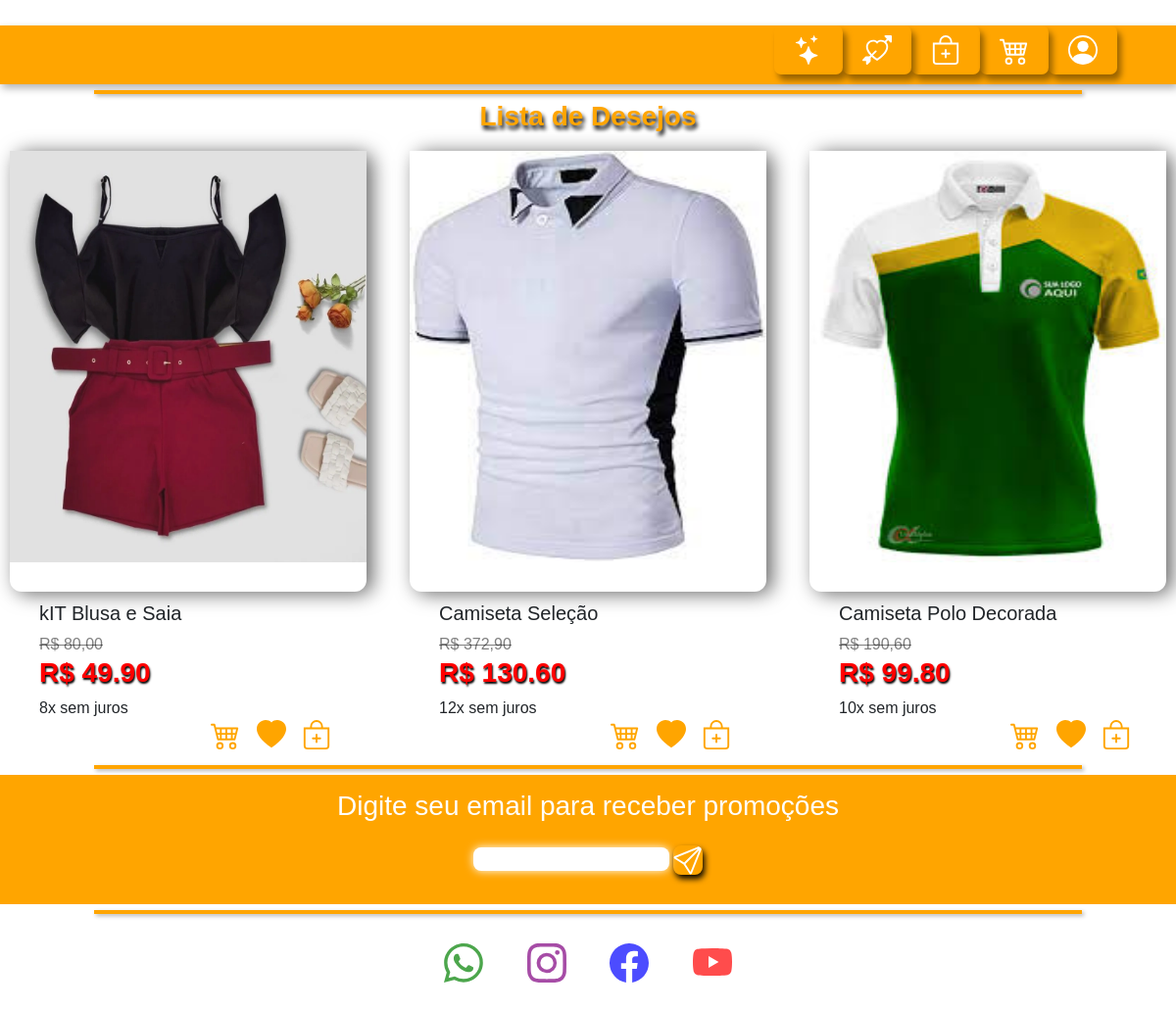
The page /desejos (signed in) on the database its author committed.
### cadastro/models.py (models this page shows)
class Desejo(models.Model):
    user = models.ForeignKey(get_user_model(), on_delete=models.CASCADE)
    produto = models.ForeignKey(Produto, on_delete=models.CASCADE)

### projetoecommerce/models.py (models this page shows, shortened)
class Produto(models.Model):
    image = models.ImageField(upload_to='imagens/')
    nome = models.CharField(max_length=255)
    promocao = models.CharField(max_length=50)
    descricao = models.TextField()
    especiais = models.BooleanField()
    grupoTamanho = models.IntegerField()
    valor = models.DecimalField(max_digits=6, decimal_places=2)
    estoque = models.IntegerField()
    valoranterior = models.CharField(max_length=255, null=True)

### projetoecommerce/views.py (the view)
# urls.py: path('desejos', views.viewDesejos, name='desejo'),
@login_required
def viewDesejos(request):
    desejo = Desejo.objects.all().filter(user=request.user)
    produto = Produto.objects.all()
    return render(request, 'paginas/desejos.html', {'produto':produto, 'desejo':desejo})

### projetoecommerce/templates/paginas/desejos.html (shortened to what this page needs)
{% extends 'base.html' %}
{% block content %}
<div class="row">
    <h3 class='promoEspeciais'>Lista de Desejos</h3>
    {% for p in produto %}
    {% for d in desejo %}
    {% if d.produto == p %}
    <div class="col-lg-4 col-md-6 col-sm-12">
        <div class="divImgPromotion">
            <img width='100%' height='420px' src="{{ p.image.url }}">
            <div class="valorDiv">
                <h5>{{ p.nome }}</h5>
                {% if p.especiais == True %}
                <span class='valorAnterior'>R$ {{ p.valoranterior }}</span>
                <h3 style="color:red;">R$ {{ p.valor }}</h3>
                {% else %}
                <span class='valorAnterior'><br></span>
                <h3>R$ {{ p.valor }}</h3>
                {% endif %}
                <span>{{ p.promocao }}</span>
                <br>
                <div class="emojiProduct displayEmoji">
                    <li>
                        <a href='{% url "produto" p.id %}'>
                        </a>
                    </li>
                    <li>
                        <a href='{% url "delDesejo" d.id %}'>
                            <svg xmlns="http://www.w3.org/2000/svg" width="16" height="16" fill="currentColor"
                                class="bi bi-heart-fill" viewBox="0 0 16 16">
                                <path fill-rule="evenodd"
                                    d="M8 1.314C12.438-3.248 23.534 4.735 8 15-7.534 4.736 3.562-3.248 8 1.314z" />
                            </svg>
                        </a>
                    </li>
                    <li>
                        <a>
                        </a>
                    </li>
                </div><br>
            </div>
        </div>
    </div>
    {% endif %}
    {% endfor %}
    {% endfor %}
</div>
{% endblock %}

### templates/static/css/propriedades.css (style rules this page uses)
* { padding: 0; margin: 0; font-family: sans-serif; }
body { overflow-x: hidden; }
.displayEmoji li { display: inline-block; }
.valorAnterior { color: rgba(0,0,0,.5); text-decoration: line-through; margin:0px; padding:0px }

### templates/static/css/body.css (style rules this page uses)
.divImgPromotion { border-radius: 12px; position: relative; margin:10px; box-shadow: 6px 2px 20px rgba(0,0,0,.6); height: 450px; }
.divImgPromotion img { margin-top: 20px; background-color: black; margin: auto; display: block; }
.valorDiv h3 { color:orange; font-weight:900; text-shadow: 1px 2px 2px black; }
.valorDiv { margin: 10px auto; padding: 30px; }
.emojiProduct { float: right; padding-bottom: 10px; height: 40px; }
.emojiProduct svg { width: 30px; height: 30px; fill: orange; text-shadow: 4px 2px 4px black; }
.emojiProduct a { text-shadow: 2px 4px 2px black; padding: 0 6px; cursor: pointer; font-weight: 900; }
.promoEspeciais { color:orange; font-weight: 900; text-align: center; text-shadow: 2px 4px 4px black; }

### rows shown on the page
Produto: nome "kIT Blusa e Saia", valoranterior "80,00", valor "49.90", promocao "8x sem juros"
Desejo: image (picture)
Produto: nome "Camiseta Seleção", valoranterior "372,90", valor "130.60", promocao "12x sem juros"
Desejo: image (picture)
Produto: nome "Camiseta Polo Decorada", valoranterior "190,60", valor "99.80", promocao "10x sem juros"
Desejo: image (picture)
